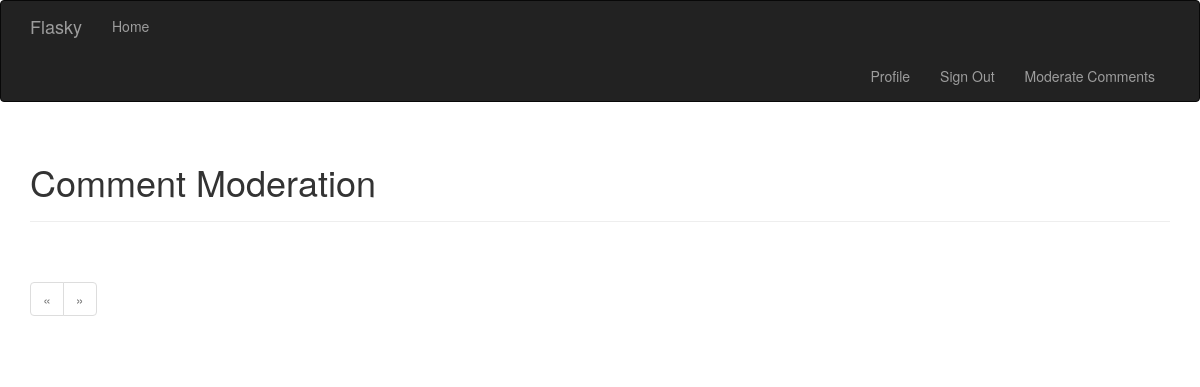
/moderate (signed in), run on an earlier commit of the app's database.
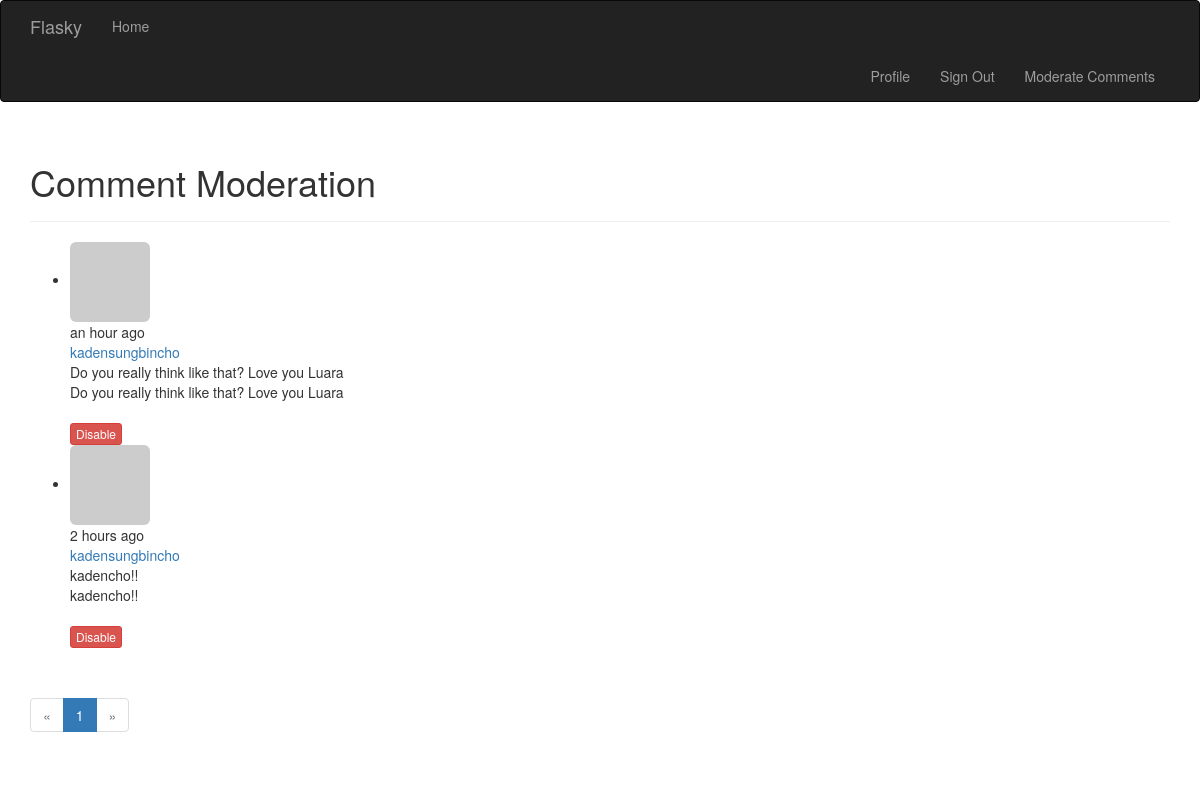
And on a later commit of the database.
### vflask/restart/app/models.py (models this page shows, shortened)
class Comment(db.Model):
    __tablename__ = 'comments'
    id = db.Column(db.Integer, primary_key=True)
    body = db.Column(db.Text)
    body_html = db.Column(db.Text)
    timestamp = db.Column(db.DateTime, index=True, default=datetime.utcnow)
    disabled = db.Column(db.Boolean)
    author_id = db.Column(db.Integer, db.ForeignKey('users.id'))
    post_id = db.Column(db.Integer, db.ForeignKey('posts.id'))

class User(UserMixin, db.Model):
    __tablename__ = 'users'
    id = db.Column(db.Integer, primary_key=True)
    email = db.Column(db.String(64), unique=True, index=True)
    username = db.Column(db.String(64), unique=True, index=True)
    role_id = db.Column(db.Integer, db.ForeignKey('roles.id'))
    password_hash = db.Column(db.String(128))
    confirmed = db.Column(db.Boolean, default=False)
    name = db.Column(db.String(64))
    location = db.Column(db.String(64))
    about_me = db.Column(db.Text())
    member_since = db.Column(db.DateTime(), default=datetime.utcnow)
    last_seen = db.Column(db.DateTime(), default=datetime.utcnow)
    avatar_hash = db.Column(db.String(32))
    posts = db.relationship('Post', backref='author', lazy='dynamic')
    followed = db.relationship('Follow',
                               foreign_keys=[Follow.follower_id],
                               backref=db.backref('follower', lazy='joined'),
                               lazy='dynamic',
                               cascade='all, delete-orphan')
    followers = db.relationship('Follow',
                                foreign_keys=[Follow.followed_id],
                                backref=db.backref('followed', lazy='joined'),
                                lazy='dynamic',
                                cascade='all, delete-orphan')
    comments = db.relationship('Comment', backref='author', lazy='dynamic')
    def can(self, permissions):
        return self.role is not None and \
            (self.role.permissions & permissions) == permissions
    @property
    def password(self):
        raise AttributeError('password is not a readable attribute')
    def ping(self):
        self.last_seen = datetime.utcnow()
        db.session.add(self)
    def gravatar(self, size=100, default='identicon', rating='g'):
        if request.is_secure:
            url = 'https://secure.gravatar.com/avatar'
        else:
            url = 'http://www.gravatar.com/avatar'
        hash = self.avatar_hash or hashlib.md5(self.email.encode(
            'utf-8'
        )).hexdigest()
        return '{url}/{hash}?s={size}&d={default}&r={rating}'.format(
            url=url, hash=hash, size=size, default=default, rating=rating)

### vflask/restart/app/main/views.py (the view)
@main.route('/moderate')
@login_required
@permission_required(Permission.MODERATE_COMMENTS)
def moderate():
    page = request.args.get('page', 1, type=int)
    pagination = Comment.query.order_by(Comment.timestamp.desc()).paginate(
        page, per_page=current_app.config['FLASKY_COMMENTS_PER_PAGE'],
        error_out=False)
    comments = pagination.items
    return render_template('moderate.html', comments=comments,
                           pagination=pagination, page=page)

### vflask/restart/app/auth/views.py (called while the page is built)
@auth.before_app_request
def before_request():
    if current_user.is_authenticated:
        current_user.ping()
        if not current_user.confirmed and request.endpoint[:5] != 'auth.':
            return redirect(url_for('auth.unconfirmed'))

### vflask/restart/app/decorator.py (called while the page is built)
def permission_required(permission):
    def decorator(f):
        @wraps(f)
        def decorated_function(*args, **kwargs):
            if not current_user.can(permission):
                abort(403)
            return f(*args, **kwargs)
        return decorated_function
    return decorator

### vflask/restart/app/main/__init__.py (called while the page is built)
@main.app_context_processor
def inject_perissions():
    return dict(Permission=Permission)

### vflask/restart/app/main/views.py (called while the page is built)
@main.before_app_request
def before_request():
    if current_user.is_authenticated:
        current_user.ping()
        if not current_user.confirmed and request.endpoint[:5] != 'auth.':
            return redirect(url_for('auth.unconfirmed'))

### vflask/restart/app/models.py (called while the page is built)
@login_manager.user_loader
def load_user(user_id):
    return User.query.get(int(user_id))

### vflask/restart/app/templates/moderate.html (shortened to what this page needs)
{% extends "base.html" %}
{% import "_macros.html" as macros %}
{% block page_content %}
<div class="page-header">
    <h1>Comment Moderation</h1>
</div>
{% set moderate = True %}
{% include '_comments.html' %}
{% if pagination %}
<div class="pagination">
    {{ macros.pagination_widget(pagination, '.moderate') }}
</div>
{% endif %}
{% endblock %}

### vflask/restart/app/templates/_comments.html (shortened to what this page needs)
<ul class="comments">
    {% for comment in comments %}
    <li class="comment">
        <div class="comment-thumbnail">
            <a href="{{ url_for('.user', username=comment.author.username) }}">
                <img class="img-rounded profile-thumbnail" src="{{ comment.author.gravatar(size=40) }}">
            </a>
        </div>
        <div class="comment-content">
            <div class="comment-date">{{ moment(comment.timestamp).fromNow() }}</div>
            <div class="comment-author"><a href="{{ url_for('.user', username=comment.author.username) }}">{{ comment.author.username }}</a></div>
            <div class="comment-body">
                {% if comment.body_html %}
                    {{ comment.body_html | safe }}
                {% else %}
                    {{ comment.body }}
                {% endif %}
            </div>
        </div>
        <div class="comment-body">
            {% if moderate or not comment.disabled %}
                {% if comment.body_html %}
                    {{ comment.body_html | safe }}
                {% else %}
                    {{ comment.body }}
                {% endif %}
            {% endif %}
        </div>
        {% if moderate %}
            <br>
            {% if comment.disabled %}
            <a class="btn btn-default btn-xs" href="{{ url_for('.moderate_enable',                id=comment.id, page=page) }}">Enable</a>
            {% else %}
            <a class="btn btn-danger btn-xs" href="{{ url_for('.moderate_disable',                id=comment.id, page=page) }}">Disable</a>
            {% endif %}
        {% endif %}
    </li>
    {% endfor %}
</ul>

What changed in the data, as far as the page shows it:
added Comment: timestamp "an hour ago", author.username "kadensungbincho", body_html "Do you really think like that? Love you Luara"
added Comment: timestamp "2 hours ago", author.username "kadensungbincho", body_html "kadencho!!"
Also different on the page:
new list line: "1"
